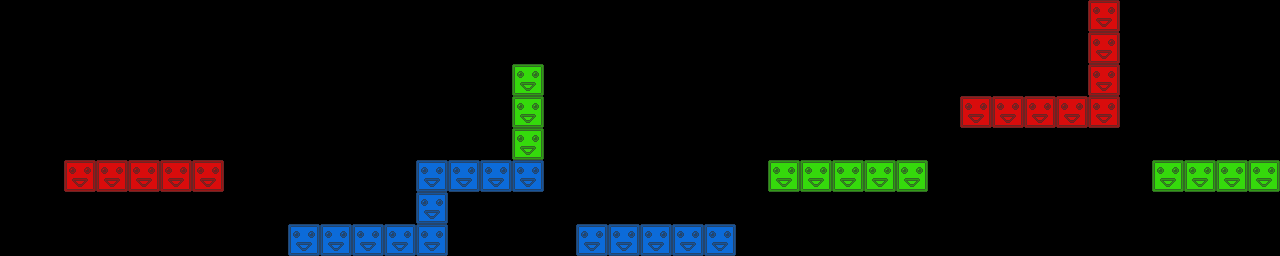

A level layout from a 2D game, rendered from its tile map. Below: a short description, then the map file with tile-grid data replaced by summaries:
An orthogonal 40x8 tile map with 32x32 px tiles, 3 tile layers (red, green, blue) and 11 objects.

<map version="1.0" orientation="orthogonal" renderorder="right-down" width="40" height="8" tilewidth="32" tileheight="32">
 <tileset firstgid="1" name="blocks" tilewidth="32" tileheight="32">
  <image source="blocks.png" width="96" height="32" />
 </tileset>
 <layer name="red" width="40" height="8">
  <data>[320 cells, 13 non-empty, 1 distinct tile ids]</data>
 </layer>
 <layer name="green" width="40" height="8">
  <data>[320 cells, 12 non-empty, 1 distinct tile ids]</data>
 </layer>
 <layer name="blue" width="40" height="8">
  <data>[320 cells, 15 non-empty, 1 distinct tile ids]</data>
 </layer>
 <objectgroup name="crystals">
  <object x="291" y="174">
   <ellipse />
  </object>
  <object x="661" y="209">
   <ellipse />
  </object>
  <object x="896" y="128">
   <ellipse />
  </object>
  <object x="585" y="166">
   <ellipse />
  </object>
  <object x="197" y="114">
   <ellipse />
  </object>
  <object x="1246" y="113">
   <ellipse />
  </object>
 </objectgroup>
 <objectgroup name="spikes">
  <object x="740" y="125">
   <ellipse />
  </object>
  <object x="1010" y="48">
   <ellipse />
  </object>
  <object x="1185" y="12">
   <ellipse />
  </object>
  <object x="1185" y="47">
   <ellipse />
  </object>
  <object x="1185" y="81">
   <ellipse />
  </object>
 </objectgroup>
</map>
